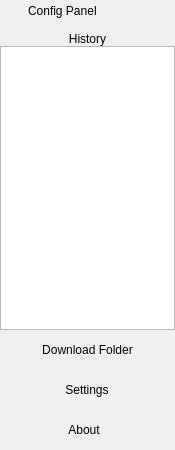
<?xml version="1.0" encoding="UTF-8"?>
<ui version="4.0">
 <class>ConfigPanel</class>
 <widget class="QWidget" name="ConfigPanel">
  <property name="geometry">
   <rect>
    <x>0</x>
    <y>0</y>
    <width>175</width>
    <height>450</height>
   </rect>
  </property>
  <property name="minimumSize">
   <size>
    <width>175</width>
    <height>0</height>
   </size>
  </property>
  <property name="maximumSize">
   <size>
    <width>175</width>
    <height>16777215</height>
   </size>
  </property>
  <property name="windowTitle">
   <string>ConfigPanel</string>
  </property>
  <layout class="QVBoxLayout" name="verticalLayout">
   <property name="spacing">
    <number>0</number>
   </property>
   <property name="leftMargin">
    <number>0</number>
   </property>
   <property name="topMargin">
    <number>0</number>
   </property>
   <property name="rightMargin">
    <number>0</number>
   </property>
   <property name="bottomMargin">
    <number>0</number>
   </property>
   <item>
    <layout class="QHBoxLayout" name="configPanelLayout">
     <item>
      <spacer name="configLeftSpacer">
       <property name="orientation">
        <enum>Qt::Horizontal</enum>
       </property>
       <property name="sizeHint" stdset="0">
        <size>
         <width>40</width>
         <height>20</height>
        </size>
       </property>
      </spacer>
     </item>
     <item>
      <widget class="QLabel" name="configLabel">
       <property name="text">
        <string>Config Panel</string>
       </property>
      </widget>
     </item>
     <item>
      <spacer name="horizontalSpacer">
       <property name="orientation">
        <enum>Qt::Horizontal</enum>
       </property>
       <property name="sizeType">
        <enum>QSizePolicy::Fixed</enum>
       </property>
       <property name="sizeHint" stdset="0">
        <size>
         <width>10</width>
         <height>20</height>
        </size>
       </property>
      </spacer>
     </item>
     <item>
      <widget class="QPushButton" name="refreshButton">
       <property name="text">
        <string/>
       </property>
       <property name="icon">
        <iconset>
         <normaloff>:/images/refresh-blue-arrows.png</normaloff>:/images/refresh-blue-arrows.png</iconset>
       </property>
       <property name="flat">
        <bool>true</bool>
       </property>
      </widget>
     </item>
     <item>
      <spacer name="configRightSpacer">
       <property name="orientation">
        <enum>Qt::Horizontal</enum>
       </property>
       <property name="sizeHint" stdset="0">
        <size>
         <width>40</width>
         <height>20</height>
        </size>
       </property>
      </spacer>
     </item>
    </layout>
   </item>
   <item>
    <spacer name="configBottomSpacer">
     <property name="orientation">
      <enum>Qt::Vertical</enum>
     </property>
     <property name="sizeType">
      <enum>QSizePolicy::Fixed</enum>
     </property>
     <property name="sizeHint" stdset="0">
      <size>
       <width>20</width>
       <height>10</height>
      </size>
     </property>
    </spacer>
   </item>
   <item>
    <widget class="QLabel" name="historyLabel">
     <property name="styleSheet">
      <string notr="true"/>
     </property>
     <property name="text">
      <string>History</string>
     </property>
     <property name="alignment">
      <set>Qt::AlignCenter</set>
     </property>
    </widget>
   </item>
   <item>
    <widget class="QListWidget" name="historyListWidget"/>
   </item>
   <item>
    <widget class="QWidget" name="downloadFolderWidget" native="true">
     <layout class="QHBoxLayout" name="downloadFolderLayout">
      <item>
       <spacer name="downloadFolderLeftSpacer">
        <property name="orientation">
         <enum>Qt::Horizontal</enum>
        </property>
        <property name="sizeHint" stdset="0">
         <size>
          <width>40</width>
          <height>20</height>
         </size>
        </property>
       </spacer>
      </item>
      <item>
       <widget class="QPushButton" name="downloadFolderButton">
        <property name="text">
         <string>Download Folder</string>
        </property>
        <property name="flat">
         <bool>true</bool>
        </property>
       </widget>
      </item>
      <item>
       <spacer name="downloadFolderRightSpacer">
        <property name="orientation">
         <enum>Qt::Horizontal</enum>
        </property>
        <property name="sizeHint" stdset="0">
         <size>
          <width>40</width>
          <height>20</height>
         </size>
        </property>
       </spacer>
      </item>
     </layout>
    </widget>
   </item>
   <item>
    <widget class="QWidget" name="settingsWidget" native="true">
     <layout class="QHBoxLayout" name="horizontalLayout">
      <item>
       <spacer name="settingsLeftSpacer">
        <property name="orientation">
         <enum>Qt::Horizontal</enum>
        </property>
        <property name="sizeHint" stdset="0">
         <size>
          <width>40</width>
          <height>20</height>
         </size>
        </property>
       </spacer>
      </item>
      <item>
       <widget class="QPushButton" name="settingsButton">
        <property name="text">
         <string>Settings</string>
        </property>
        <property name="flat">
         <bool>true</bool>
        </property>
       </widget>
      </item>
      <item>
       <spacer name="settingsRightSpacer">
        <property name="orientation">
         <enum>Qt::Horizontal</enum>
        </property>
        <property name="sizeHint" stdset="0">
         <size>
          <width>40</width>
          <height>20</height>
         </size>
        </property>
       </spacer>
      </item>
     </layout>
    </widget>
   </item>
   <item>
    <widget class="QWidget" name="aboutWidget" native="true">
     <layout class="QHBoxLayout" name="horizontalLayout_2">
      <property name="spacing">
       <number>6</number>
      </property>
      <property name="leftMargin">
       <number>1</number>
      </property>
      <item>
       <spacer name="aboutLeftSpacer">
        <property name="orientation">
         <enum>Qt::Horizontal</enum>
        </property>
        <property name="sizeHint" stdset="0">
         <size>
          <width>40</width>
          <height>20</height>
         </size>
        </property>
       </spacer>
      </item>
      <item>
       <widget class="QPushButton" name="aboutButton">
        <property name="text">
         <string>About</string>
        </property>
        <property name="flat">
         <bool>true</bool>
        </property>
       </widget>
      </item>
      <item>
       <spacer name="aboutRightSpacer">
        <property name="orientation">
         <enum>Qt::Horizontal</enum>
        </property>
        <property name="sizeHint" stdset="0">
         <size>
          <width>40</width>
          <height>20</height>
         </size>
        </property>
       </spacer>
      </item>
     </layout>
    </widget>
   </item>
  </layout>
 </widget>
 <resources/>
 <connections/>
</ui>
